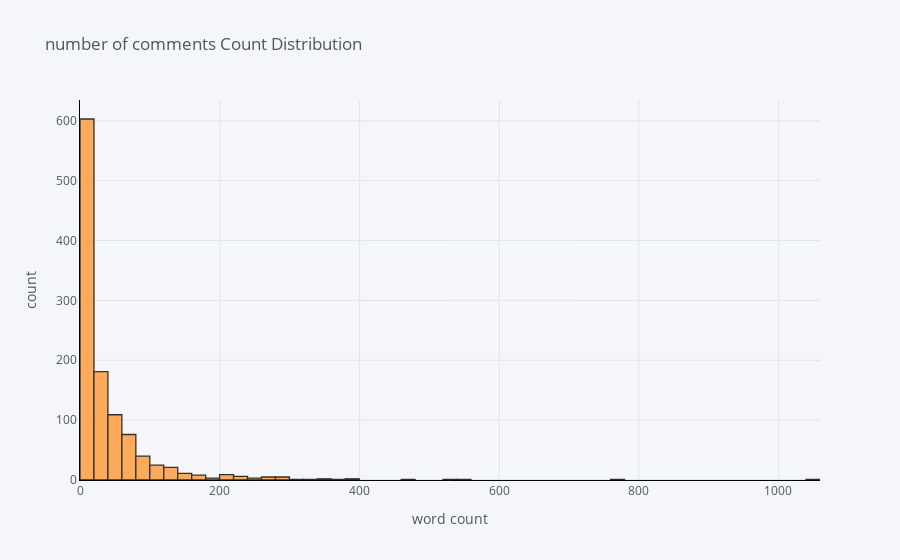

Notebook cell for this chart:
### Markdown cell above
### Number of comments per post

### Code cell
ncom = topics_data['comms_num']
ncom.iplot(
    kind='hist',
    bins=100,
    xTitle='word count',
    linecolor='black',
    yTitle='count',
    title='number of comments Count Distribution')

### Figure 1 — Plotly figure (JSON) as saved in the notebook; plotly's stock layout.template omitted (floating-point values rounded to 4 significant figures; data arrays with more than 128 entries replaced by an {"elided": "..."} marker saying what was removed)
{"data": [{"histfunc": "count", "histnorm": "", "marker": {"color": "rgba(255, 153, 51, 1.0)", "line": {"color": "#000000", "width": 1.3}}, "name": "comms_num", "nbinsx": 100, "opacity": 0.8, "orientation": "v", "type": "histogram", "x": {"elided": "1117 int values"}}], "layout": {"barmode": "overlay", "legend": {"bgcolor": "#F5F6F9", "font": {"color": "#4D5663"}}, "paper_bgcolor": "#F5F6F9", "plot_bgcolor": "#F5F6F9", "title": {"font": {"color": "#4D5663"}, "text": "number of comments Count Distribution"}, "xaxis": {"gridcolor": "#E1E5ED", "linecolor": "black", "showgrid": true, "tickfont": {"color": "#4D5663"}, "title": {"font": {"color": "#4D5663"}, "text": "word count"}, "zerolinecolor": "#E1E5ED"}, "yaxis": {"gridcolor": "#E1E5ED", "linecolor": "black", "showgrid": true, "tickfont": {"color": "#4D5663"}, "title": {"font": {"color": "#4D5663"}, "text": "count"}, "zerolinecolor": "#E1E5ED"}}}
